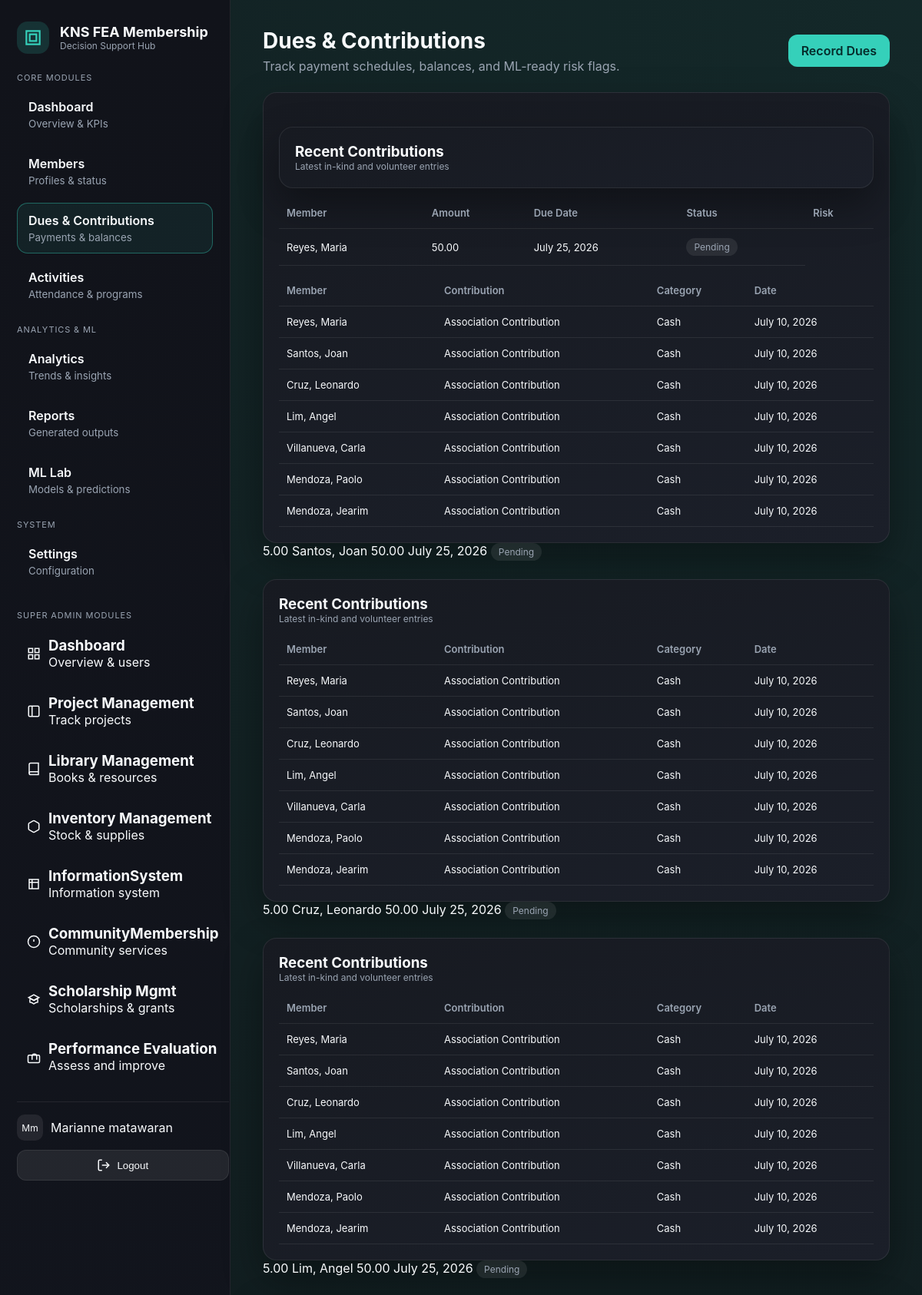
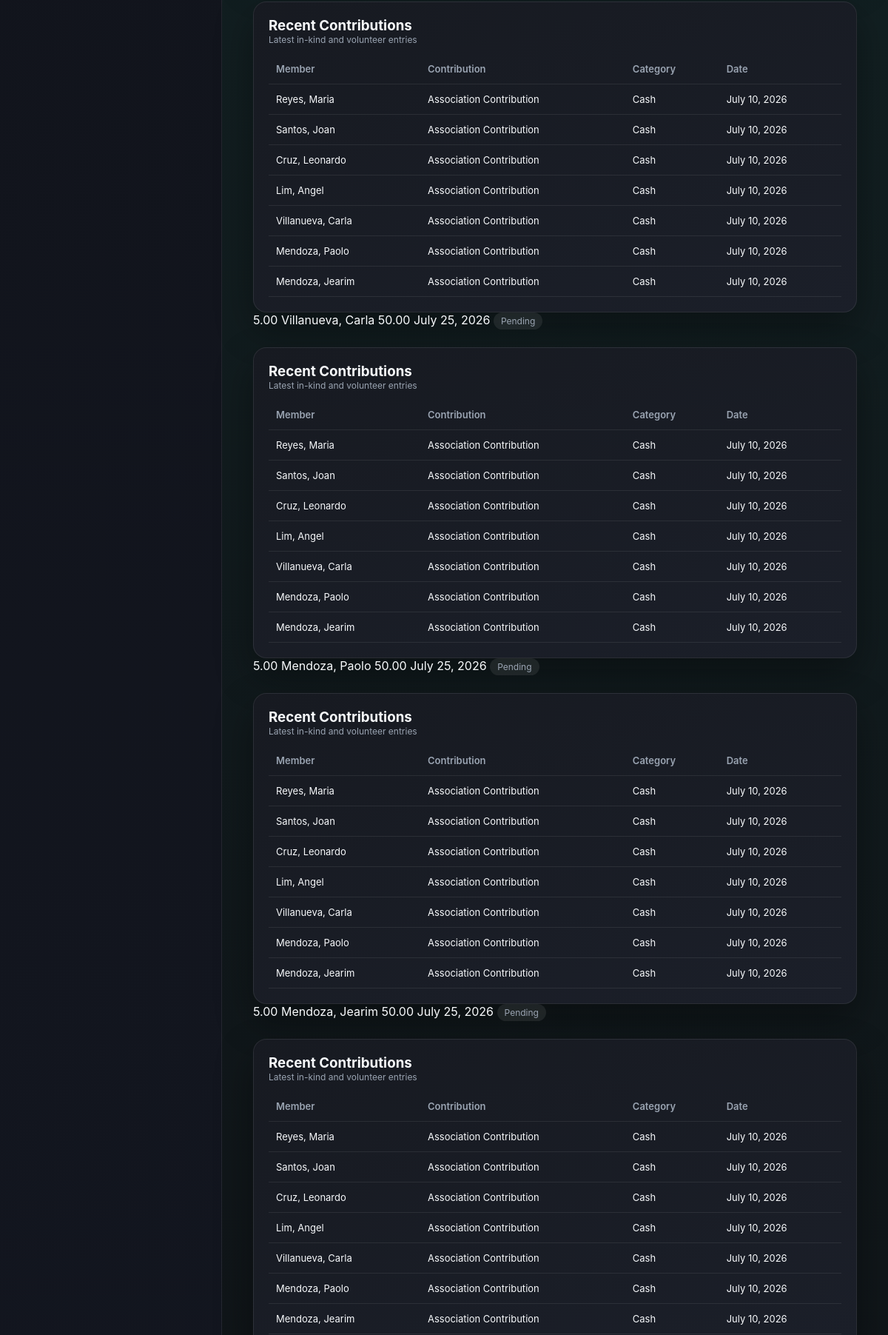
/communitymembership/dues/ (signed in, upper part), run on the app's committed database (2 pictures, top to bottom).
### core/models.py (models this page shows, shortened)
class CustomUser(AbstractUser):
    id = models.UUIDField(primary_key=True, default=uuid.uuid4, editable=False)
    _first_name = models.CharField(max_length=255, blank=True, db_column='first_name')
    _middle_name = models.CharField(max_length=255, blank=True, db_column='middle_name')
    _last_name = models.CharField(max_length=255, blank=True, db_column='last_name')
    is_email_verified = models.BooleanField(default=False)
    bio = models.TextField(blank=True)
    _phone_number = models.CharField(max_length=255, blank=True, db_column='phone_number')
    avatar = models.ImageField(upload_to='avatars/', null=True, blank=True)
    avatar_url = models.URLField(max_length=500, blank=True, null=True)
    @property
    def first_name(self):
        return decrypt(self._first_name) if self._first_name else ''
    @first_name.setter
    def first_name(self, value):
        self._first_name = encrypt(value) if value else ''
    @property
    def middle_name(self):
        return decrypt(self._middle_name) if self._middle_name else ''
    @middle_name.setter
    def middle_name(self, value):
        self._middle_name = encrypt(value) if value else ''
    @property
    def last_name(self):
        return decrypt(self._last_name) if self._last_name else ''
    @last_name.setter
    def last_name(self, value):
        self._last_name = encrypt(value) if value else ''
    @property
    def phone_number(self):
        return decrypt(self._phone_number) if self._phone_number else ''
    @phone_number.setter
    def phone_number(self, value):
        self._phone_number = encrypt(value) if value else ''

### communityextensionservices/models.py (models this page shows, shortened)
class DuesPayment(models.Model):
    STATUS_CHOICES = [
        ("paid", "Paid"),
        ("pending", "Pending"),
        ("overdue", "Overdue"),
    ]
    METHOD_CHOICES = [
        ("cash", "Cash"),
        ("check", "Check"),
        ("payroll", "Payroll Deduction"),
        ("other", "Other"),
    ]
    member = models.ForeignKey(Member, on_delete=models.CASCADE)
    amount = models.DecimalField(max_digits=10, decimal_places=2)
    due_date = models.DateField()
    paid_date = models.DateField(null=True, blank=True)
    status = models.CharField(max_length=20, choices=STATUS_CHOICES, default="pending")
    method = models.CharField(max_length=20, choices=METHOD_CHOICES, default="cash")
    reference_no = models.CharField(max_length=60, blank=True)
    remarks = models.TextField(blank=True)
    late_payment_risk = models.DecimalField(
        max_digits=5, decimal_places=2, null=True, blank=True
    )
    class Meta:
        ordering = ["-due_date"]

class Member(models.Model):
    CLASSIFICATION_CHOICES = [
        ("faculty", "Faculty"),
        ("non_teaching", "Non-Teaching Staff"),
        ("retired", "Retired"),
        ("associate", "Associate"),
    ]
    STATUS_CHOICES = [
        ("active", "Active"),
        ("inactive", "Inactive"),
        ("suspended", "Suspended"),
    ]
    membership_id = models.UUIDField(default=uuid.uuid4, editable=False, unique=True)
    user = models.ForeignKey(
        settings.AUTH_USER_MODEL, on_delete=models.SET_NULL, null=True, blank=True
    )
    first_name = models.CharField(max_length=80)
    last_name = models.CharField(max_length=80)
    email = models.EmailField(blank=True)
    phone = models.CharField(max_length=30, blank=True)
    classification = models.CharField(
        max_length=20, choices=CLASSIFICATION_CHOICES, default="faculty"
    )
    status = models.CharField(max_length=20, choices=STATUS_CHOICES, default="active")
    joined_date = models.DateField(default=timezone.now)
    exit_date = models.DateField(null=True, blank=True)
    department = models.CharField(max_length=120, blank=True)
    notes = models.TextField(blank=True)
    engagement_score = models.DecimalField(
        max_digits=5, decimal_places=2, null=True, blank=True
    )
    churn_risk_score = models.DecimalField(
        max_digits=5, decimal_places=2, null=True, blank=True
    )
    predicted_status = models.CharField(max_length=30, blank=True)
    cluster_label = models.CharField(max_length=30, blank=True)
    created_at = models.DateTimeField(auto_now_add=True)
    def __str__(self):
        return f"{self.last_name}, {self.first_name}"

class Contribution(models.Model):
    CATEGORY_CHOICES = [
        ("in_kind", "In-kind"),
        ("cash", "Cash"),
        ("volunteer", "Volunteer Hours"),
    ]
    member = models.ForeignKey(Member, on_delete=models.CASCADE)
    title = models.CharField(max_length=120)
    category = models.CharField(max_length=20, choices=CATEGORY_CHOICES, default="cash")
    amount = models.DecimalField(max_digits=10, decimal_places=2, null=True, blank=True)
    date = models.DateField(default=timezone.now)
    remarks = models.TextField(blank=True)
    class Meta:
        ordering = ["-date"]

### communityextensionservices/views.py (the view)
# urls.py: path("dues/", views.dues, name="ces-dues"),
@login_required(login_url="/communitymembership/login")
@require_system_access
@require_system_role(["admin", "superadmin"])
def dues(request):
    if not Services.has_access(request.user, "communityextensionservices"):
        return render(request, "404.html", status=404)
    context = {
        **_base_context(request),
        "dues": DuesPayment.objects.select_related("member").order_by("-due_date"),
        "contributions": Contribution.objects.select_related("member").order_by(
            "-date"
        )[:10],
    }
    return render(request, "communityextensionservices/dues.html", context)

### communityextensionservices/views.py (called while the page is built)
def _base_context(request):
    return {
        "systems": request.session.get("accessible_systems", []),
    }

### core/services.py (called while the page is built)
    @staticmethod
    def has_access(user, system_name: str, role: Optional[str] = None) -> bool:
        if user is None:
            return False
        try:
            qs = SystemMembership.objects.filter(user=user, system_name=system_name)
            if role:
                if role == "admin":
                    qs = qs.filter(system_role__in=["admin", "superadmin"])
                else:
                    qs = qs.filter(system_role=role)
            return qs.exists()
        except Exception:
            return False

### core/utils/encryption.py (called while the page is built)
def decrypt(value: str) -> str:
    if not value:
        return ""
    try:
        return fernet.decrypt(value.encode()).decode()
    except InvalidToken:
        return value

### communityextensionservices/templates/communityextensionservices/dues.html (shortened to what this page needs)
{% extends "communityextensionservices/base.html" %}
{% block content %}
  <div class="page-header">
    <div>
      <div class="page-title">Dues & Contributions</div>
      <div class="page-subtitle">Track payment schedules, balances, and ML-ready risk flags.</div>
    </div>
    <a class="button"
       href="{% url 'communityextensionservices:ces-dues-create' %}">Record Dues</a>
  </div>
  <div class="card">
    <table class="table">
      <thead>
        <tr>
          <th>Member</th>
          <th>Amount</th>
          <th>Due Date</th>
          <th>Status</th>
          <th>Risk</th>
        </tr>
      </thead>
      <tbody>
        {% for item in dues %}
          <tr>
            <td>{{ item.member }}</td>
            <td>{{ item.amount }}</td>
            <td>{{ item.due_date }}</td>
            <td>
              <span class="badge">{{ item.get_status_display }}</span>
            </td>
            <div class="card" style="margin-top: 24px;">
              <div class="split">
                <div>
                  <h3>Recent Contributions</h3>
                  <p class="muted text-small">Latest in-kind and volunteer entries</p>
                </div>
              </div>
              <table class="table">
                <thead>
                  <tr>
                    <th>Member</th>
                    <th>Contribution</th>
                    <th>Category</th>
                    <th>Date</th>
                  </tr>
                </thead>
                <tbody>
                  {% for item in contributions %}
                    <tr>
                      <td>{{ item.member }}</td>
                      <td>{{ item.title }}</td>
                      <td>{{ item.get_category_display }}</td>
                      <td>{{ item.date }}</td>
                    </tr>
                  {% empty %}
                    <tr>
                      <td colspan="4" class="muted">No contributions logged yet.</td>
                    </tr>
                  {% endfor %}
                </tbody>
              </table>
            </div>
            <td>{{ item.late_payment_risk|default:"-" }}</td>
          </tr>
        {% empty %}
          <tr>
            <td colspan="5" class="muted">No dues records yet.</td>
          </tr>
        {% endfor %}
      </tbody>
    </table>
  </div>
{% endblock content %}

### templates/partials/sidebar_footer_actions.html (shortened to what this page needs)
<div class="sidebar-footer">
  <div class="user-info">
    <div class="user-avatar">
      {% if user.avatar %}
      <img src="{{ user.avatar.url }}" alt="User Avatar" />
      {% elif user.avatar_url %}
      <img src="{{ user.avatar_url }}" alt="User Avatar" />
      {% else %}
      <div class="avatar-placeholder">
        {% if user.first_name and user.last_name %}
          {{ user.first_name|slice:":1" }}{{ user.last_name|slice:":1" }}
        {% elif user.first_name %}
          {{ user.first_name|slice:":2" }}
        {% else %}
          {{ user.username|slice:":2"|upper }}
        {% endif %}
      </div>
      {% endif %}
    </div>
    <div class="user-name">
      {% if user.first_name or user.last_name %}
        {{ user.first_name }} {{ user.last_name }}
      {% else %}
        {{ user.username }}
      {% endif %}
    </div>
  </div>
  <form method="post" action="{% if current_system and current_system != 'core' %}{% url 'core:core_system_logout' current_system %}{% else %}{% url 'core:core_logout' %}{% endif %}" class="logout-form">
    <button type="submit" class="logout-btn">
      <svg
        width="18"
        height="18"
        viewBox="0 0 24 24"
        fill="none"
        stroke="currentColor"
        stroke-width="2"
      >
        <path d="M9 21H5a2 2 0 0 1-2-2V5a2 2 0 0 1 2-2h4"></path>
        <polyline points="16 17 21 12 16 7"></polyline>
        <line x1="21" y1="12" x2="9" y2="12"></line>
      </svg>
      Logout
    </button>
  </form>
</div>

### communityextensionservices/templates/communityextensionservices/base.html (style rules this page uses)
:root { --bg: #0f1115; --surface: #171a21; --surface-2: #1f2430; --card: #1b1f29; --border: rgba(255, 255, 255, 0.08); --accent: #35d0ba; --accent-2: #ff9f6e; --text: #f8fafc; --muted: #9aa4b2; --success: #4ade80; --warning: #fbbf24; --danger: #f87171; }
* { box-sizing: border-box; margin: 0; padding: 0; }
body { font-family: "Inter", "Segoe UI", sans-serif; background: radial-gradient(circle at top right, rgba(53, 208, 186, 0.12), transparent 55%), radial-gradient(circle at bottom left, rgba(255, 159, 110, 0.12), transparent 55%), var(--bg); color: var(--text); min-height: 100vh; }
a { color: inherit; text-decoration: none; }
.page-header { display: flex; align-items: center; justify-content: space-between; margin-bottom: 24px; }
.page-title { font-size: 28px; font-weight: 700; }
.page-subtitle { color: var(--muted); margin-top: 6px; }
.card { background: linear-gradient(160deg, var(--surface), var(--card)); border: 1px solid var(--border); border-radius: 18px; padding: 20px; box-shadow: 0 22px 50px rgba(0, 0, 0, 0.35); }
.muted { color: var(--muted); }
.text-small { font-size: 12px; }
.badge { display: inline-flex; align-items: center; gap: 6px; padding: 4px 10px; border-radius: 999px; font-size: 12px; background: rgba(255, 255, 255, 0.08); color: var(--muted); }
.button { padding: 10px 16px; border-radius: 12px; border: 1px solid transparent; background: var(--accent); color: #052b2a; font-weight: 600; cursor: pointer; transition: transform 0.2s ease, box-shadow 0.2s ease; }
.table { width: 100%; border-collapse: collapse; margin-top: 12px; }
.table th, .table td { text-align: left; padding: 12px 10px; border-bottom: 1px solid var(--border); font-size: 13px; }
.table th { color: var(--muted); font-weight: 600; }
.sidebar-footer { margin-top: 18px; padding-top: 16px; border-top: 1px solid var(--border); display: grid; gap: 12px; }
.user-info { display: flex; align-items: center; gap: 10px; }
.user-avatar { width: 34px; height: 34px; border-radius: 10px; overflow: hidden; background: rgba(255, 255, 255, 0.08); display: grid; place-items: center; font-size: 12px; }
.logout-form { margin: 0; }
.logout-btn { width: 100%; display: flex; align-items: center; justify-content: center; gap: 8px; background: rgba(255, 255, 255, 0.08); border: 1px solid var(--border); border-radius: 12px; color: var(--text); padding: 10px 12px; cursor: pointer; }
.split { display: flex; gap: 16px; align-items: center; justify-content: space-between; }

### data on the page
CustomUser: first_name "M", last_name "m", first_name "Marianne", last_name "matawaran"
DuesPayment: member "Reyes, Maria", amount "50.00", due_date "July 25, 2026", status "Pending", late_payment_risk "5.00"
Contribution: member "Reyes, Maria", title "Association Contribution", category "Cash", date "July 10, 2026"
Contribution: member "Santos, Joan", title "Association Contribution", category "Cash", date "July 10, 2026"
Contribution: member "Cruz, Leonardo", title "Association Contribution", category "Cash", date "July 10, 2026"
Contribution: member "Lim, Angel", title "Association Contribution", category "Cash", date "July 10, 2026"
Contribution: member "Villanueva, Carla", title "Association Contribution", category "Cash", date "July 10, 2026"
Contribution: member "Mendoza, Paolo", title "Association Contribution", category "Cash", date "July 10, 2026"
Contribution: member "Mendoza, Jearim", title "Association Contribution", category "Cash", date "July 10, 2026"
DuesPayment: member "Santos, Joan", amount "50.00", due_date "July 25, 2026", status "Pending", late_payment_risk "5.00"
DuesPayment: member "Cruz, Leonardo", amount "50.00", due_date "July 25, 2026", status "Pending", late_payment_risk "5.00"
DuesPayment: member "Lim, Angel", amount "50.00", due_date "July 25, 2026", status "Pending", late_payment_risk "5.00"
DuesPayment: member "Villanueva, Carla", amount "50.00", due_date "July 25, 2026", status "Pending", late_payment_risk "5.00"
DuesPayment: member "Mendoza, Paolo", amount "50.00", due_date "July 25, 2026", status "Pending", late_payment_risk "5.00"
DuesPayment: member "Mendoza, Jearim", amount "50.00", due_date "July 25, 2026", status "Pending"
